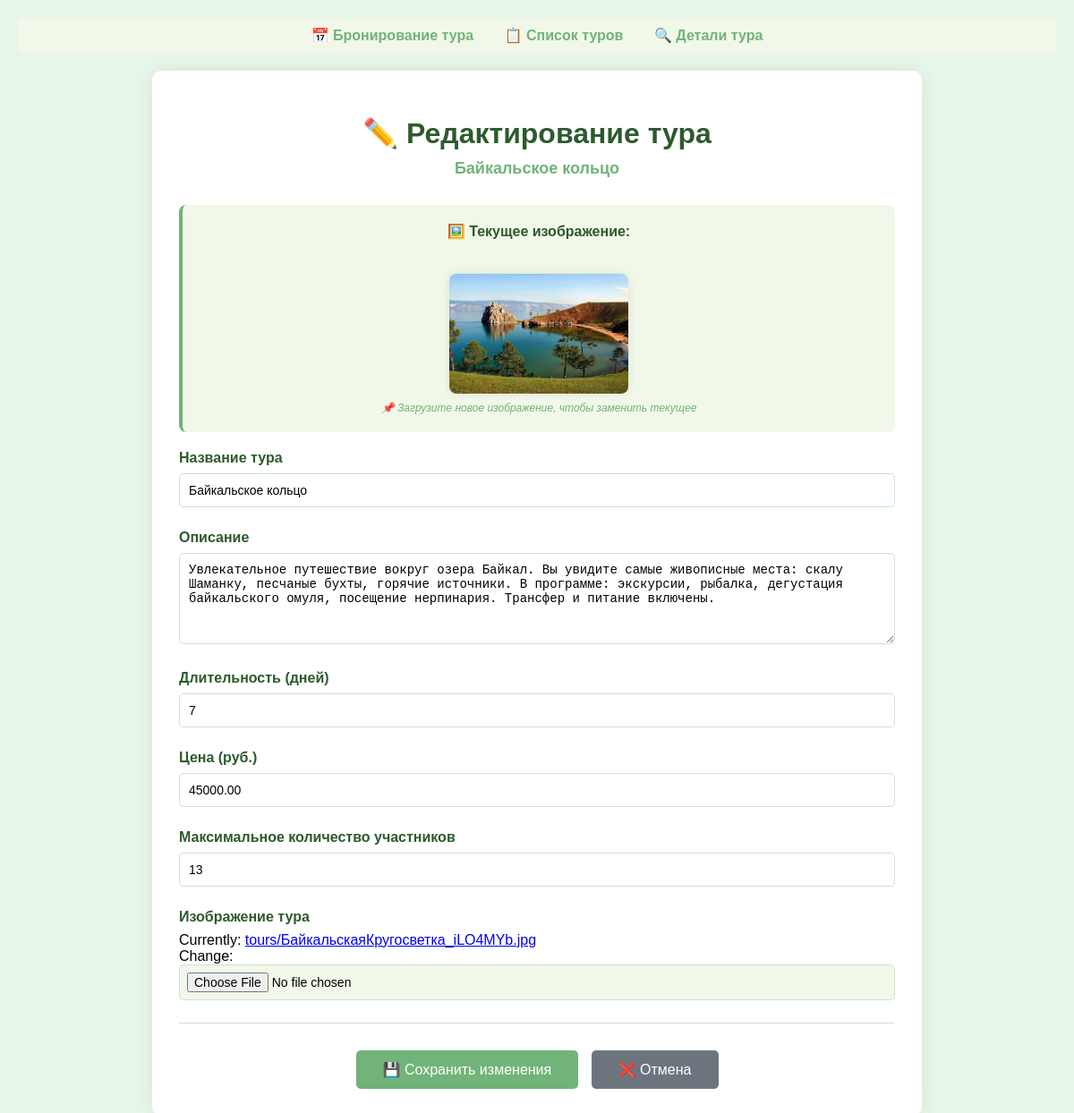
The page /tour/1/edit/ on the database its author committed.
### booking/models.py (models this page shows, shortened)
class Tour(models.Model):
    objects = models.Manager()
    title = models.CharField(max_length=200)
    description = models.TextField()
    duration = models.IntegerField()
    price = models.DecimalField(max_digits=10,decimal_places=2)
    max_people = models.IntegerField()
    removed = models.BooleanField(default=False)
    image = models.ImageField(
        upload_to="tours/",
        default="tours/default.jpg")

### booking/views.py (the view)
# urls.py: path('tour/<int:pk>/edit/', views.tour_edit_view, name='tour_edit'),
def tour_edit_view(request, pk):
    tour = get_object_or_404(Tour, pk=pk)
    if request.method == "POST":
        form = TourForm(request.POST, request.FILES, instance=tour)
        if form.is_valid():
            form.save()
            return redirect('tour_detail', pk=tour.pk)
    else:
        form = TourForm(instance=tour)
    return render(
        request,
        "booking/tour_edit.html",
        {
            "form": form,
            "tour": tour
        }
    )

### booking/forms.py
class TourForm(forms.ModelForm):
    class Meta:
        model = Tour
        fields = ['title', 'description', 'duration', 'price', 'max_people', 'image']
        widgets = {
            'description': forms.Textarea(attrs={'rows': 5, 'cols': 40}),
            'duration': forms.NumberInput(attrs={'min': 1}),
            'price': forms.NumberInput(attrs={'step': 0.01, 'min': 0}),
            'max_people': forms.NumberInput(attrs={'min': 1}),
        }
        labels = {
            'title': 'Название тура',
            'description': 'Описание',
            'duration': 'Длительность (дней)',
            'price': 'Цена (руб.)',
            'max_people': 'Максимальное количество участников',
            'image': 'Изображение тура',
        }

### templates/booking/tour_edit.html (shortened to what this page needs)
<!DOCTYPE html>
<html>
<head>
{% load static %}
</head>
<body>
<div class="nav">
    <a href="{% url 'booking' %}">📅 Бронирование тура</a>
    <a href="{% url 'tour_list' %}">📋 Список туров</a>
    <a href="{% url 'tour_detail' tour.id %}">🔍 Детали тура</a>
</div>
<div class="container">
<h1>✏️ Редактирование тура</h1>
<h2>{{ tour.title }}</h2>
{% if tour.image %}
<div class="current-image">
    <strong>🖼️ Текущее изображение:</strong><br>
    <img src="{{ tour.image.url }}" alt="{{ tour.title }}">
    <div class="help-text">📌 Загрузите новое изображение, чтобы заменить текущее</div>
</div>
{% else %}
<div class="current-image">
    <strong>🖼️ Изображение отсутствует</strong>
    <div class="help-text">📌 Загрузите изображение для тура</div>
</div>
{% endif %}
<form method="post" enctype="multipart/form-data">
    {% for field in form %}
    <div class="form-group">
        <label for="{{ field.id_for_label }}">
            {% if field.label == "Title" %}
                📌 {{ field.label }}
            {% elif field.label == "Description" %}
                📝 {{ field.label }}
            {% elif field.label == "Duration" %}
                ⏱️ {{ field.label }}
            {% elif field.label == "Price" %}
                💰 {{ field.label }}
            {% elif field.label == "Max people" %}
                👥 {{ field.label }}
            {% elif field.label == "Image" %}
                🖼️ {{ field.label }}
            {% else %}
                {{ field.label }}
            {% endif %}
        </label>
        {{ field }}
    </div>
    {% endfor %}
    <hr>
    <div class="buttons">
        <button type="submit" class="btn-save">💾 Сохранить изменения</button>
        <a href="{% url 'tour_detail' tour.id %}" class="btn-cancel">❌ Отмена</a>
    </div>
</form>
</div>
</body>
</html>

### templates/booking/tour_edit.html (style rules this page uses)
body { font-family: Arial, sans-serif; background: #e8f5e9; margin: 0; padding: 20px; }
.container { max-width: 800px; margin: auto; background: white; padding: 30px; border-radius: 10px; box-shadow: 0 0 20px rgba(0,0,0,0.08); }
h1 { text-align: center; color: #2d5a2e; margin-bottom: 10px; }
h2 { text-align: center; color: #71b378; font-size: 18px; margin-top: 0; margin-bottom: 30px; }
.nav { margin-bottom: 20px; padding: 10px; background-color: #f1f8e9; border-radius: 5px; text-align: center; }
.nav a { margin: 0 15px; text-decoration: none; color: #71b378; font-weight: bold; transition: color 0.3s ease; }
.form-group { margin-bottom: 25px; }
label { display: block; margin-bottom: 8px; font-weight: bold; color: #2d5a2e; }
input[type="text"], input[type="number"], input[type="file"], textarea, select { width: 100%; padding: 10px; border: 1px solid #c8e6c9; border-radius: 5px; font-size: 14px; box-sizing: border-box; transition: all 0.3s ease; }
textarea { resize: vertical; min-height: 100px; }
.current-image { margin: 20px 0; padding: 20px; background-color: #f1f8e9; border-radius: 8px; text-align: center; border-left: 4px solid #71b378; }
.current-image strong { color: #2d5a2e; display: block; margin-bottom: 10px; }
.current-image img { max-width: 200px; border-radius: 8px; margin-top: 10px; box-shadow: 0 0 10px rgba(0,0,0,0.1); transition: transform 0.3s ease; }
.help-text { font-size: 12px; color: #71b378; margin-top: 5px; font-style: italic; }
.buttons { margin-top: 30px; text-align: center; }
.btn-save { background-color: #71b378; color: white; padding: 12px 30px; border: none; border-radius: 5px; cursor: pointer; font-size: 16px; margin-right: 10px; transition: all 0.3s ease; }
.btn-cancel { background-color: #6c757d; color: white; padding: 12px 30px; text-decoration: none; border-radius: 5px; display: inline-block; transition: all 0.3s ease; }
.container { animation: fadeIn 0.5s ease; }
input[type="file"] { padding: 8px; background-color: #f1f8e9; cursor: pointer; }
hr { border: none; border-top: 1px solid #c8e6c9; margin: 20px 0; }

### rows shown on the page
Tour: title "Байкальское кольцо", image (picture), form "Байкальское кольцо" "Увлекательное путешествие вокруг озера Байкал. Вы увидите самые живописные места: скалу Шаманку, песчаные бухты, горячие источники. В программе: экскурсии, рыбалка, дегустация байкальского омуля, посещение нерпинария. Трансфер и питание включены." "7" "45000.00" "13"

### other values the page prints
{{ field.label }} "Название тура" "Описание" "Длительность (дней)" "Цена (руб.)" "Максимальное количество участников" "Изображение тура"
